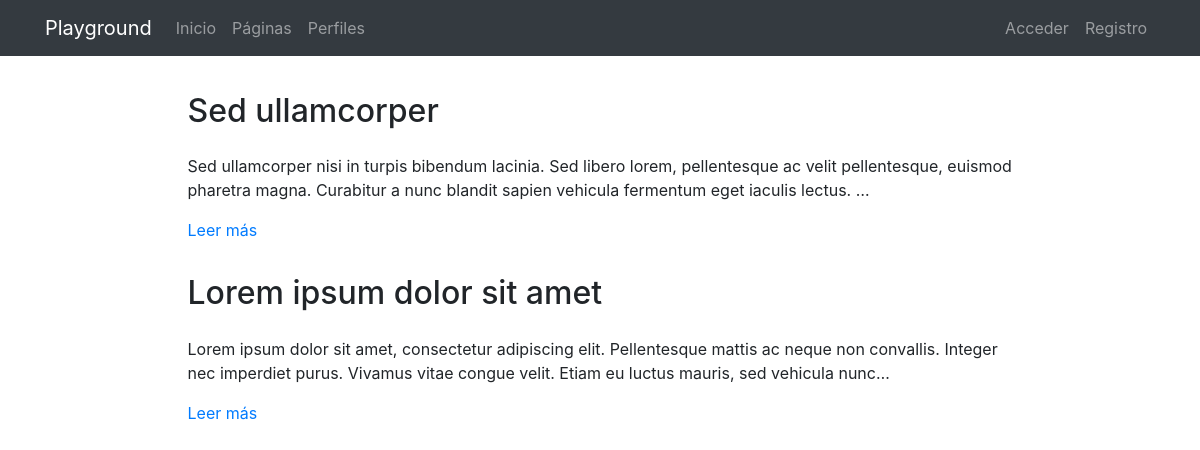
The page /pages/ on the database its author committed.
### pages/models.py (models this page shows, shortened)
class Page(models.Model):
    title = models.CharField(verbose_name="Título", max_length=200)
    content = RichTextField(verbose_name="Contenido")
    order = models.SmallIntegerField(verbose_name="Orden", default=0)
    created = models.DateTimeField(auto_now_add=True, verbose_name="Fecha de creación")
    updated = models.DateTimeField(auto_now=True, verbose_name="Fecha de edición")
    class Meta:
        verbose_name = "página"
        verbose_name_plural = "páginas"
        ordering = ['order', 'title']

### pages/views.py (the view)
# urls.py: path('', PageListView.as_view(), name='pages'),
class PageListView(ListView):
    model = Page

### pages/templates/pages/page_list.html (shortened to what this page needs)
{% extends 'core/base.html' %}
{% load static %}
{% block content %}
{% include "pages/includes/pages_menu.html" %}
<main role="main">
  <div class="container mb-4">
    {% for page in page_list|dictsort:"id" reversed %}
      <div class="row mt-3">
        <div class="col-md-9 mx-auto">
          <h2 class="mb-4">{{page.title}}</h2>
          <div>
            <p>{{page.content|striptags|safe|truncatechars:"200"}}</p>
            <p><a href="{% url 'pages:page' page.id page.title|slugify %}">Leer más</a>
            </p>
          </div>
        </div>
      </div>
    {% endfor %}
  </div>
</main>
{% endblock %}

### core/static/core/css/main.css (style rules this page uses)
main { padding-top: 20px; }
:root { --jumbotron-padding-y: 3rem; }

### rows shown on the page
Page: title "Sed ullamcorper", content "Sed ullamcorper nisi in turpis bibendum lacinia. Sed libero lorem, pellentesque ac velit pellentesque, euismod pharetra magna. Curabitur a nunc blandit sapien vehicula fermentum eget iaculis lectus. …"
Page: title "Lorem ipsum dolor sit amet", content "Lorem ipsum dolor sit amet, consectetur adipiscing elit. Pellentesque mattis ac neque non convallis. Integer nec imperdiet purus. Vivamus vitae congue velit. Etiam eu luctus mauris, sed vehicula nunc…"
